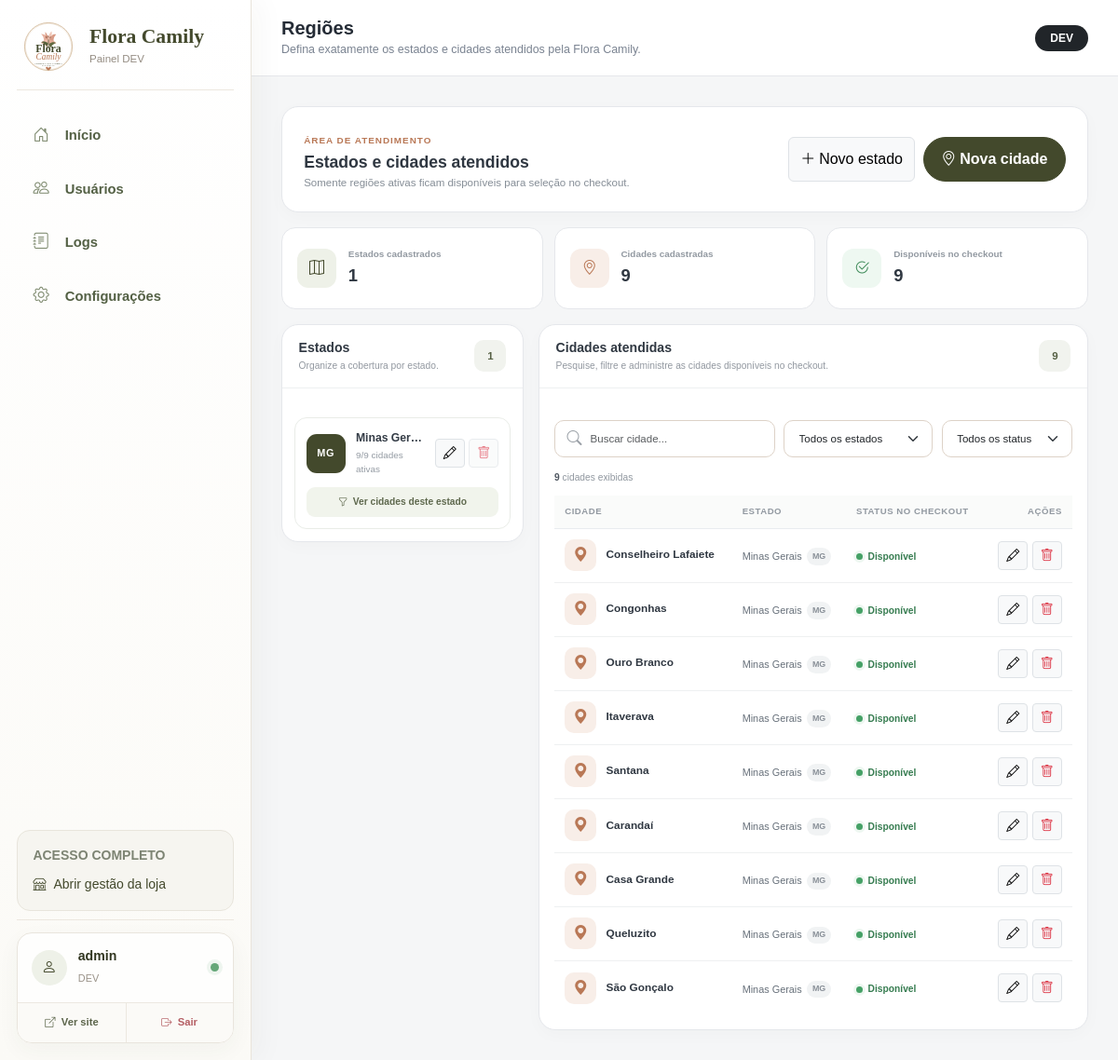
Screenshot of /admin-regioes.php (signed in) with the database file from the repository.
### tables this page shows
CREATE TABLE IF NOT EXISTS service_states (
    id INT UNSIGNED AUTO_INCREMENT PRIMARY KEY,
    name VARCHAR(120) NOT NULL,
    uf CHAR(2) NOT NULL UNIQUE,
    active TINYINT(1) NOT NULL DEFAULT 1,
    sort_order INT NOT NULL DEFAULT 0,
    created_at TIMESTAMP DEFAULT CURRENT_TIMESTAMP,
    updated_at TIMESTAMP DEFAULT CURRENT_TIMESTAMP ON UPDATE CURRENT_TIMESTAMP,
    INDEX idx_service_states_active_sort (active, sort_order)
);

CREATE TABLE IF NOT EXISTS service_cities (
    id INT UNSIGNED AUTO_INCREMENT PRIMARY KEY,
    state_id INT UNSIGNED NOT NULL,
    name VARCHAR(140) NOT NULL,
    active TINYINT(1) NOT NULL DEFAULT 1,
    sort_order INT NOT NULL DEFAULT 0,
    created_at TIMESTAMP DEFAULT CURRENT_TIMESTAMP,
    updated_at TIMESTAMP DEFAULT CURRENT_TIMESTAMP ON UPDATE CURRENT_TIMESTAMP,
    UNIQUE KEY uq_service_city_state_name (state_id, name),
    INDEX idx_service_cities_state_active_sort (state_id, active, sort_order),
    CONSTRAINT fk_service_cities_state FOREIGN KEY (state_id) REFERENCES service_states(id) ON DELETE RESTRICT
);

### config.php (called while the page is built, shortened)
<?php
function db(): PDO
{
    static $pdo = null;
    if ($pdo instanceof PDO) {
        return $pdo;
    }
    $dsn = 'mysql:host=' . DB_HOST . ';dbname=' . DB_NAME . ';charset=utf8mb4';
    try {
        $pdo = new PDO($dsn, DB_USER, DB_PASS, [
            PDO::ATTR_ERRMODE => PDO::ERRMODE_EXCEPTION,
            PDO::ATTR_DEFAULT_FETCH_MODE => PDO::FETCH_ASSOC,
            PDO::ATTR_EMULATE_PREPARES => false,
            PDO::MYSQL_ATTR_INIT_COMMAND => "SET NAMES utf8mb4 COLLATE utf8mb4_unicode_ci",
        ]);
    } catch (PDOException $e) {
        http_response_code(500);
        exit('Não foi possível conectar ao banco de dados. Verifique o arquivo config.local.php.');
    }
    return $pdo;
}
function e(?string $value): string
{
    return htmlspecialchars($value ?? '', ENT_QUOTES, 'UTF-8');
}

### admin-regioes.php (the view, shortened to what this page needs)
<?php
require __DIR__ . '/config.php';
$states = db()->query(
    'SELECT s.*,
            COUNT(c.id) AS cities_count,
            SUM(CASE WHEN c.active = 1 THEN 1 ELSE 0 END) AS active_cities_count
     FROM service_states s
     LEFT JOIN service_cities c ON c.state_id = s.id
     GROUP BY s.id
     ORDER BY s.sort_order ASC, s.name ASC'
)->fetchAll();
$cities = db()->query(
    'SELECT c.*, s.name AS state_name, s.uf AS state_uf, s.active AS state_active
     FROM service_cities c
     INNER JOIN service_states s ON s.id = c.state_id
     ORDER BY s.sort_order ASC, s.name ASC, c.sort_order ASC, c.name ASC'
)->fetchAll();
$activeCitiesCount = count(array_filter(
    $cities,
    static fn (array $city): bool => (int) $city['active'] === 1 && (int) $city['state_active'] === 1
));
require __DIR__ . '/includes/admin-shell-start.php';
?>
<div class="regions-console">
    <section class="regions-console-header">
        <div class="regions-console-header-copy">
            <span>Área de atendimento</span>
            <h2>Estados e cidades atendidos</h2>
            <p>Somente regiões ativas ficam disponíveis para seleção no checkout.</p>
        </div>
        <div class="regions-console-actions">
            <button
                type="button"
                class="btn btn-light border"
                data-bs-toggle="modal"
                data-bs-target="#stateModal"
                data-state-new
            >
                <i class="bi bi-plus-lg me-1"></i>Novo estado
            </button>
            <button
                type="button"
                class="btn btn-brand"
                data-bs-toggle="modal"
                data-bs-target="#cityModal"
                data-city-new
            >
                <i class="bi bi-geo-alt me-1"></i>Nova cidade
            </button>
        </div>
    </section>
    <section class="regions-console-summary">
        <article class="regions-summary-card">
            <span class="regions-summary-icon"><i class="bi bi-map"></i></span>
            <div>
                <small>Estados cadastrados</small>
                <strong><?= count($states) ?></strong>
            </div>
        </article>
        <article class="regions-summary-card">
            <span class="regions-summary-icon"><i class="bi bi-geo-alt"></i></span>
            <div>
                <small>Cidades cadastradas</small>
                <strong><?= count($cities) ?></strong>
            </div>
        </article>
        <article class="regions-summary-card">
            <span class="regions-summary-icon"><i class="bi bi-check2-circle"></i></span>
            <div>
                <small>Disponíveis no checkout</small>
                <strong><?= $activeCitiesCount ?></strong>
            </div>
        </article>
    </section>
    <section class="regions-console-grid">
        <aside class="regions-panel">
            <div class="regions-panel-head">
                <div>
                    <h3>Estados</h3>
                    <p>Organize a cobertura por estado.</p>
                </div>
                <span class="regions-panel-count"><?= count($states) ?></span>
            </div>
            <?php if (!$states): ?>
                <div class="regions-empty">
                    <i class="bi bi-map"></i>
                    <strong>Nenhum estado cadastrado</strong>
                    <span>Cadastre um estado para começar.</span>
                </div>
            <?php else: ?>
                <div class="regions-state-list-v3">
                    <?php foreach ($states as $state): ?>
                        <article
                            class="regions-state-item-v3"
                            data-region-state-card="<?= (int) $state['id'] ?>"
                        >
                            <span class="regions-state-uf-v3"><?= e($state['uf']) ?></span>
                            <div class="regions-state-copy-v3">
                                <strong><?= e($state['name']) ?></strong>
                                <small>
                                    <?= (int) $state['active_cities_count'] ?>/<?= (int) $state['cities_count'] ?>
                                    cidade<?= (int) $state['cities_count'] === 1 ? '' : 's' ?> ativa<?= (int) $state['active_cities_count'] === 1 ? '' : 's' ?>
                                </small>
                            </div>
                            <div class="regions-state-tools-v3">
                                <button
                                    type="button"
                                    class="btn btn-sm btn-light border js-edit-state"
                                    data-bs-toggle="modal"
                                    data-bs-target="#stateModal"
                                    data-id="<?= (int) $state['id'] ?>"
                                    data-name="<?= e($state['name']) ?>"
                                    data-uf="<?= e($state['uf']) ?>"
                                    data-active="<?= (int) $state['active'] ?>"
                                    title="Editar estado"
                                >
                                    <i class="bi bi-pencil"></i>
                                </button>
                                <form method="post" class="d-inline" onsubmit="return confirm('Excluir este estado?');">
                                    <button
                                        type="submit"
                                        class="btn btn-sm btn-light border text-danger"
                                        <?= (int) $state['cities_count'] > 0 ? 'disabled' : '' ?>
                                        title="<?= (int) $state['cities_count'] > 0 ? 'Remova as cidades antes de excluir' : 'Excluir estado' ?>"
                                    >
                                        <i class="bi bi-trash"></i>
                                    </button>
                                </form>
                            </div>
                            <button
                                type="button"
                                class="regions-state-view"
                                data-filter-state="<?= (int) $state['id'] ?>"
                            >
                                <i class="bi bi-funnel"></i>
                                Ver cidades deste estado
                            </button>
                        </article>
                    <?php endforeach; ?>
                </div>
            <?php endif; ?>
        </aside>
        <section class="regions-panel">
            <div class="regions-panel-head">
                <div>
                    <h3>Cidades atendidas</h3>
                    <p>Pesquise, filtre e administre as cidades disponíveis no checkout.</p>
                </div>
                <span class="regions-panel-count" id="cityVisibleCount"><?= count($cities) ?></span>
            </div>
            <div class="regions-city-panel-body">
                <div class="regions-city-toolbar">
                    <div class="regions-city-search">
                        <input
                            type="search"
                            class="form-control"
                            id="regionCitySearch"
                            placeholder="Buscar cidade..."
                            autocomplete="off"
                        >
                    </div>
                    <select class="form-select" id="regionStateFilter" aria-label="Filtrar por estado">
                        <option value="">Todos os estados</option>
                    </select>
                    <select class="form-select" id="regionStatusFilter" aria-label="Filtrar por status">
                        <option value="">Todos os status</option>
                    </select>
                </div>
                <div class="regions-city-results">
                    <span>
                        <strong id="cityResultText"><?= count($cities) ?></strong>
                        cidade<?= count($cities) === 1 ? '' : 's' ?> exibida<?= count($cities) === 1 ? '' : 's' ?>
                    </span>
                </div>
                <?php if (!$cities): ?>
                    <div class="regions-empty large">
                        <i class="bi bi-geo-alt"></i>
                        <strong>Nenhuma cidade cadastrada</strong>
                        <span>Cadastre as cidades onde a Flora Camily realiza entregas.</span>
                    </div>
                <?php else: ?>
                    <div class="table-responsive">
                        <table class="table regions-city-table-v3">
                            <thead>
                                <tr>
                                    <th>Cidade</th>
                                    <th>Estado</th>
                                    <th>Status no checkout</th>
                                    <th class="text-end">Ações</th>
                                </tr>
                            </thead>
                            <tbody id="regionCityRows">
                                <?php foreach ($cities as $city): ?>
                                    <?php
                                        $cityVisible = (int) $city['active'] === 1 && (int) $city['state_active'] === 1;
                                        $citySearch = (string) $city['name'] . ' ' . $city['state_name'] . ' ' . $city['state_uf'];
                                    ?>
                                    <tr
                                        data-region-city-row
                                        data-search="<?= e($citySearch) ?>"
                                        data-state-id="<?= (int) $city['state_id'] ?>"
                                        data-status="<?= $cityVisible ? 'active' : 'hidden' ?>"
                                    >
                                        <td>
                                            <div class="regions-city-primary">
                                                <span class="regions-city-pin"><i class="bi bi-geo-alt-fill"></i></span>
                                                <strong><?= e($city['name']) ?></strong>
                                            </div>
                                        </td>
                                        <td>
                                            <span class="regions-city-state-label">
                                                <?= e($city['state_name']) ?>
                                                <small><?= e($city['state_uf']) ?></small>
                                            </span>
                                        </td>
                                        <td>
                                            <span class="regions-city-status-v3 <?= $cityVisible ? 'is-active' : '' ?>">
                                                <?= $cityVisible ? 'Disponível' : 'Oculta' ?>
                                            </span>
                                        </td>
                                        <td>
                                            <div class="regions-city-actions-v3">
                                                <button
                                                    type="button"
                                                    class="btn btn-sm btn-light border js-edit-city"
                                                    data-bs-toggle="modal"
                                                    data-bs-target="#cityModal"
                                                    data-id="<?= (int) $city['id'] ?>"
                                                    data-state-id="<?= (int) $city['state_id'] ?>"
                                                    data-name="<?= e($city['name']) ?>"
                                                    data-active="<?= (int) $city['active'] ?>"
                                                    title="Editar cidade"
                                                >
                                                    <i class="bi bi-pencil"></i>
                                                </button>
                                                <form method="post" class="d-inline" onsubmit="return confirm('Excluir esta cidade?');">
                                                    <button type="submit" class="btn btn-sm btn-light border text-danger" title="Excluir cidade">
                                                        <i class="bi bi-trash"></i>
                                                    </button>
                                                </form>
                                            </div>
                                        </td>
                                    </tr>
                                <?php endforeach; ?>
                            </tbody>
                        </table>
                    </div>
                <?php endif; ?>
            </div>
        </section>
    </section>
</div>
<?php require __DIR__ . '/includes/admin-shell-end.php'; ?>

### assets/css/style.css (style rules this page uses)
:root { --flora-cream: #f7f0e7; --flora-cream-2: #fffaf5; --flora-olive: #43492c; --flora-olive-dark: #30351f; --flora-rose: #d8a18d; --flora-terracotta: #b97856; --flora-gold: #b48b56; --flora-text: #3e3a35; --flora-muted: #7d766e; --flora-border: #eadfd2; }
html { scroll-behavior: smooth; }
body { font-family: 'Manrope', sans-serif; color: var(--flora-text); background: #fff; }
h1, h2, h3, h4, h5, .brand-name, .footer-brand { font-family: 'Cormorant Garamond', serif; }
.btn-brand { background: var(--flora-olive); color: #fff; border: 1px solid var(--flora-olive); border-radius: 999px; padding: .7rem 1.15rem; font-weight: 700; }
.form-control, .form-select { border-radius: 14px; border-color: #ddd2c7; padding: .8rem .95rem; }
.admin-shell { min-height: 100vh; background: #f7f5f2; }

### rows the page displays
service_states: uf "MG", name "Minas Ger…", active_cities_count "9", cities_count "9"
service_cities: name "Conselheiro Lafaiete", state.name "Minas Gerais", state.uf "MG", active "Disponível"
service_cities: name "Congonhas", state.name "Minas Gerais", state.uf "MG", active "Disponível"
service_cities: name "Ouro Branco", state.name "Minas Gerais", state.uf "MG", active "Disponível"
service_cities: name "Itaverava", state.name "Minas Gerais", state.uf "MG", active "Disponível"
service_cities: name "Santana", state.name "Minas Gerais", state.uf "MG", active "Disponível"
service_cities: name "Carandaí", state.name "Minas Gerais", state.uf "MG", active "Disponível"
service_cities: name "Casa Grande", state.name "Minas Gerais", state.uf "MG", active "Disponível"
service_cities: name "Queluzito", state.name "Minas Gerais", state.uf "MG", active "Disponível"
service_cities: name "São Gonçalo", state.name "Minas Gerais", state.uf "MG", active "Disponível"

### other values shown
$item['label'] "Início"
$item['label'] "Usuários"
$item['label'] "Logs"
$item['label'] "Configurações"
$_SESSION['admin_username'] "admin"
$adminRole "DEV"
$adminTitle "Regiões"
$adminSubtitle "Defina exatamente os estados e cidades atendidos pela Flora Camily."
count($states) "1"
count($cities) "9"
$activeCitiesCount "9"
